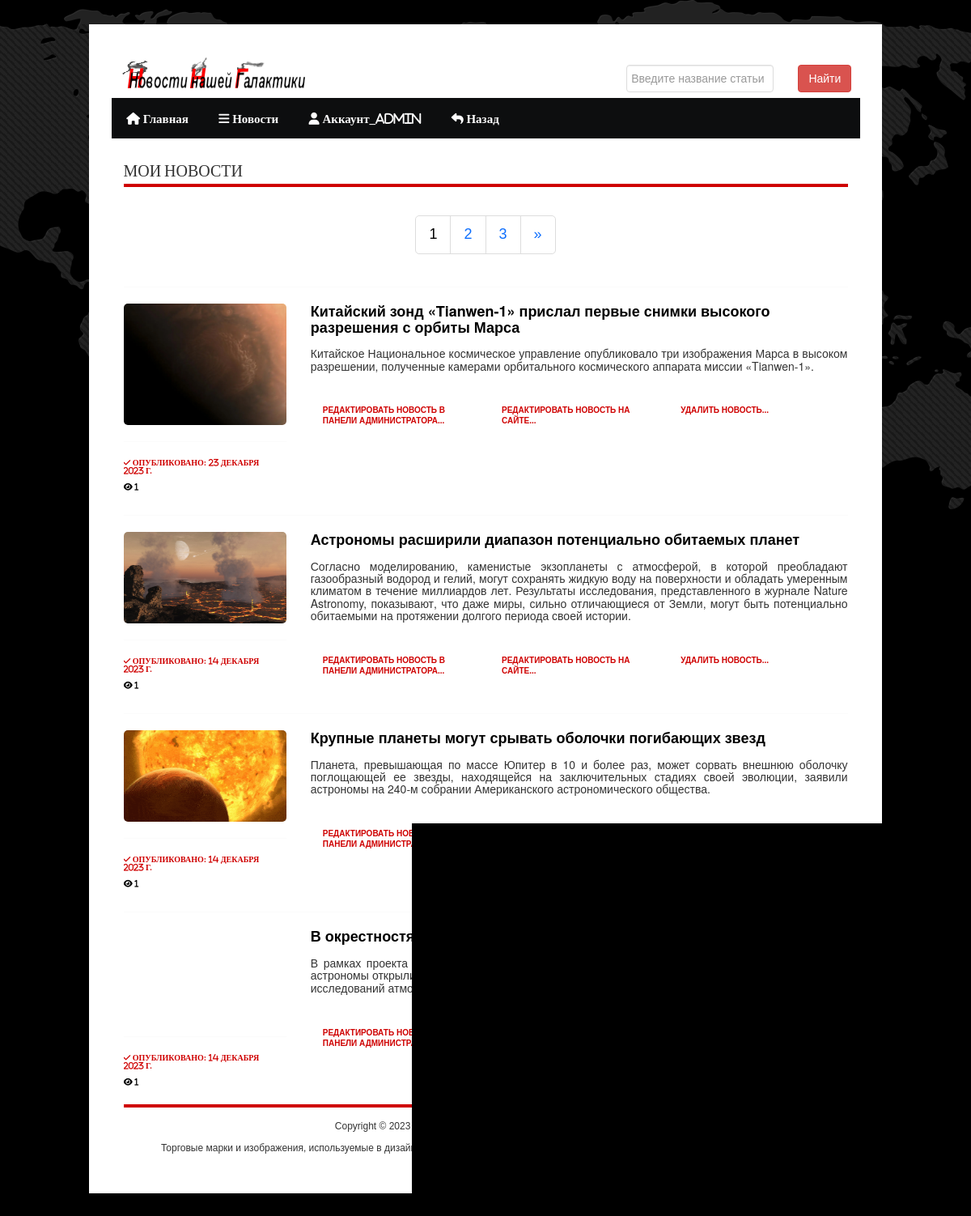
/users/ (signed in), run on the app's committed database.
### news/models.py (models this page shows, shortened)
class Article(models.Model):
    categories_list = (('A', 'Астрономия'),
                  ('K', 'Космонавтика'),
                  ('AF', 'Астрофизика'),
                  ('G', 'Геология'))
    author = models.ForeignKey(User, on_delete=models.CASCADE, null=True, verbose_name='Автор')
    title = models.CharField('Название новости', max_length=150, default='', validators = [MinLengthValidator(10)], null=False)
    anouncement = models.TextField('Аннотация', max_length=1250, validators = [MinLengthValidator(10)], null=False)
    source = models.URLField('Источник', null=True)
    sourcename = models.CharField('Название источника', max_length=150, validators = [MinLengthValidator(2)], null=False)
    text = RichTextField('Текст новости', validators = [MinLengthValidator(50)], null=False)
    date = models.DateTimeField('Дата публикации', auto_created=True)
    categories = models.CharField(choices=categories_list, max_length=20, verbose_name='Категории')
    tags = models.ManyToManyField(to=Tag, blank=True)
    status = models.BooleanField(default=False, verbose_name='Опубликовано')
    objects = models.Manager()
    published = PublishedManager()
    def get_absolute_url(self):
        return f'/news/{self.pk}'
    def get_views(self):
        return self.views.count()
    class Meta:
        ordering = ['title','date']
        verbose_name = 'Новость'
        verbose_name_plural = 'Новости'

class Image(models.Model):
    article = models.ForeignKey(Article, on_delete=models.CASCADE)
    title = models.CharField(max_length=150, blank=True)
    image = models.ImageField(upload_to='news_images/', blank=True, null=True)
    class Meta:
        ordering = ['title']
        verbose_name = 'Фото'
        verbose_name_plural = 'Фото'

### users/views.py (the view)
# urls.py: path('users/', include('users.urls')),
@login_required(login_url="/users/login")
def users(request):
    author = User.objects.get(id=request.user.id)
    articles = Article.objects.filter(author=author)
    if request.method == "POST":
        articles = articles.filter(author=author)
    articles = articles.order_by('-date')
    total = len(articles)
    p = Paginator(articles, 4)
    page_number = request.GET.get('page')
    page_obj = p.get_page(page_number)
    context = {
        'articles': page_obj,
        'total': total,
    }
    return render(request, 'users/users.html',context)

### users/templates/users/users.html (shortened to what this page needs)
<!DOCTYPE html PUBLIC "-//W3C//DTD XHTML 1.0 Transitional//EN"
        "http://www.w3.org/TR/xhtml1/DTD/xhtml1-transitional.dtd">
{% load static %}
{% load bootstrap5 %}
{% load crispy_forms_tags %}
<html xmlns="http://www.w3.org/1999/xhtml">
<html lang="ru">
<head>
    {%bootstrap_css%}
    <link rel="stylesheet" type="text/css" href="{% static 'main/' %}assets/font/font-awesome.min.css"/>
    <link rel="stylesheet" type="text/css" href="{% static 'main/' %}assets/font/font.css"/>
    <link rel="stylesheet" type="text/css" href="{% static 'main/' %}assets/css/bootstrap.min.css" media="screen"/>
    <link rel="stylesheet" type="text/css" href="{% static 'main/' %}assets/css/style.css" media="screen"/>
    <link rel="stylesheet" type="text/css" href="{% static 'main/' %}assets/css/responsive.css" media="screen"/>
    <link rel="stylesheet" type="text/css" href="{% static 'main/' %}assets/css/jquery.bxslider.css" media="screen"/>
</head>
<body>
<div class="body_wrapper">
    <div class="center">
        {% block header %} {% include 'main/header.html' %} {% endblock %}
        <div class="container">
            <div class="content_area">
                {% if articles|length != 0 %}
                {% if user.is_staff == True %}
                <h2 class="title">МОИ НОВОСТИ</h2>
                {% endif %}
                {% if total > 4 %}
                <nav aria-label="Навигация по списку новостей" pagination-border-color='red'>
                    <div class="text-center">
                        <ul class="pagination pagination-lg">
                            {% for p in articles.paginator.page_range %}
                            {% if articles.number == p %}
                                <li class="page-item"><a class="page-link" style="color:black;"> {{ p }}</a></li>
                            {% else %}
                                <li class="page-item"><a class="page-link" href="?page={{ p }}"> {{ p }}</a></li>
                            {% endif %}
                            {% endfor %}
                            {% if articles.has_next %}
                                <li class="page-item"><a class="page-link"
                                                     href="?page={{ articles.next_page_number }}"><span
                                    aria-hidden="true">&raquo;</span></a></li>
                            {% endif %}
                        </ul>
                    </div>
                </nav>
                {% endif %}
                {% for n in articles %}
                {% if n.image_set.all %}
                <hr>
                <div class="row">
                    <div class="col-lg-3">
                        <div id="carouselControls" class="carousel slide" data-bs-ride="carousel">
                            <div class="carousel-inner">
                                {% for image in n.image_set.all %}
                                <div class="carousel-item {% if forloop.counter == 1 %} active {% endif %}">
                                    <a href="{{ n.get_absolute_url }}">
                                        <img src="{{ image.image.url }}" class="d-block w-100"
                                             style="margin:auto; max-height:150px; width:auto; border-radius:5px;" alt=""/>
                                    </a>
                                </div>
                                {% endfor %}
                            </div>
                        </div>
                        <hr>
                        {% if n.status == True %}
                        <p class="readmore"><i class="fa-solid fa-check"> Опубликовано: {{ n.date.date }}</i></p>
                        {% else %}
                        <p class="readmore" style="color:black"><i class="fa-solid fa-xmark"> Не опубликовано</i></p>
                        {% endif %}
                        {% if user.is_staff == True %}
                        <p class="readmore" style="color:black"><i class="fa-solid fa-eye"> {{ n.get_views }}</i></p>
                        {% endif %}
                    </div>
                    <div class="col-lg-9">
                        <h4><strong><a href="{{ n.get_absolute_url }}">{{ n.title }}</a></strong></h4>
                        <h5><p align="justify">{{ n.anouncement }}</p><br></h5>
                        {% if request.user.id %}
                        {% if user.is_superuser == True %}
                        <div class="col-lg-4">
                            <p><a class="readmore" href="/admin/news/article/{{ n.id }}/change/"
                                  target="_blank">Редактировать новость в панели администратора...</a></p>
                        </div>
                        <div class="col-lg-4">
                            <p><a class="readmore" href="{% url 'news_update' n.pk %}">Редактировать новость на
                                сайте...</a></p>
                        </div>
                        <div class="col-lg-4">
                            <p><a class="readmore" href="{% url 'news_delete' n.pk %}">Удалить новость...</a></p>
                        </div>
                        {% endif %}
                        {% endif %}
                    </div>
                </div>
                {% endif %}
                {% endfor %}<br>
                {% endif %}
                <h2 class="title"></h2>
            </div>
            {% block footer %} {% include 'main/footer.html' %} {% endblock %}
        </div>
    </div>
</div>
<link rel="stylesheet"
      href="https://ajax.googleapis.com/ajax/libs/jqueryui/1.11.4/themes/smoothness/jquery-ui.css">
</body>
</html>

### main/templates/main/sidebar.html (shortened to what this page needs)
{% load static %}
<div class="main_menu_area">
    <ul id="nav">
        <li><a href="{% url 'home' %}"><i class="fa-solid fa-house"> Главная</i></a>
        </li>
        <li><a href="{% url 'news_index' %}"><i class="fa-solid fa-bars"> Новости</i></a>
        </li>
        {% if request.user.id %}
        <li><a href="{% url 'profile_update' %}"><i class="fa-solid fa-user"> Аккаунт_{{ user }}</i></a>
        </li>
        {% else %}
        <li><a href="{% url 'login' %}"><i class="fa-solid fa-right-to-bracket"> Вход</i></a>
            <ul>
                <li><a href="{% url 'registration' %}"><i class="fa-solid fa-user-pen"> Регистрация</i></a></li>
            </ul>
        </li>
        {% endif %}
        <li>
            <a href="javascript:window.history.back();"><i class="fa-solid fa-reply"> Назад</i></a>
        </li>
    </ul>
</div>

### static/main/assets/css/style.css (style rules this page uses)
* { margin:0; padding:0 }
body { font-family:Arial; font-size:12px; line-height:13px; background:url("images/site_bg.png") top center no-repeat fixed #000 }
a { color:#000; text-decoration:none }
input[type=submit] h1, h2, h4, h5, h6 { font-weight:normal; margin:0 0 15px }
h2 { font-size:25px; line-height:30px }
img { max-width:100%; height:auto }
.center { width:980px; display:block; margin:0 auto; padding:20px; background:#fff; transition:all 1.3s ease 0s; -moz-transition:all 1.3s ease 0s; -webkit-transition:all 1.3s ease 0s; -o-transition:all 1.3s ease 0s; -ms-transition:all 1.3s ease 0s }
div { overflow:hidden }
#nav { display:block }
.body_wrapper { background:url("images/body_bg.png") repeat; margin-top:30px; margin-bottom:30px }
.main_menu_area { overflow:visible; background:#0D0E0F; min-height:50px }
.main_menu_area ul { margin:0; padding:0; list-style:none }
.main_menu_area ul li { float:left; position:relative }
.main_menu_area ul li a { color:#FFF; display:block; font-family:'bebasregular'; font-size:15px; padding:18px 18.7px }
.content_area { margin-top:25px }
.title { border-bottom:4px solid #CF0000; font-family:'bebasregular'; font-size:20px; word-spacing:2px }
.readmore, .single_cat_right_content_meta span { color:#CF0000; font-size:10px; text-transform:uppercase; font-weight:bold; margin-right:20px }

### data on the page
Article: date "23 ДЕКАБРЯ 2023 Г.", get_views "1", title "Китайский зонд «Tianwen-1» прислал первые снимки высокого разрешения с орбиты Марса", anouncement "Китайское Национальное космическое управление опубликовало три изображения Марса в высоком разрешении, полученные камерами орбитального космического аппарата миссии «Tianwen-1»."
Image: image (picture)
Article: date "14 ДЕКАБРЯ 2023 Г.", get_views "1", title "Астрономы расширили диапазон потенциально обитаемых планет", anouncement "Согласно моделированию, каменистые экзопланеты с атмосферой, в которой преобладают газообразный водород и гелий, могут сохранять жидкую воду на поверхности и обладать умеренным климатом в течение миллиардов лет. Результаты исследования, представленного в журнале Nature Astronomy, показывают, что даже миры, сильно отличающиеся от Земли, могут быть потенциально обитаемыми на протяжении долгого периода своей истории."
Image: image (picture)
Article: date "14 ДЕКАБРЯ 2023 Г.", get_views "1", title "Крупные планеты могут срывать оболочки погибающих звезд", anouncement "Планета, превышающая по массе Юпитер в 10 и более раз, может сорвать внешнюю оболочку поглощающей ее звезды, находящейся на заключительных стадиях своей эволюции, заявили астрономы на 240-м собрании Американского астрономического общества."
Image: image (picture)
Article: date "14 ДЕКАБРЯ 2023 Г.", get_views "1", title "В окрестностях Солнца открыта «пылающая» суперземля", anouncement "В рамках проекта CARMENES по поиску экзопланет в системах близлежащих красных карликов, астрономы открыли раскаленную суперземлю, которая является отличным кандидатом для будущих исследований атмосфер внесолнечных миров."
Image: image (picture)

### other printed values
{{ user }} "Admin"
{{ p }} "1"
{{ p }} "2" "3"
